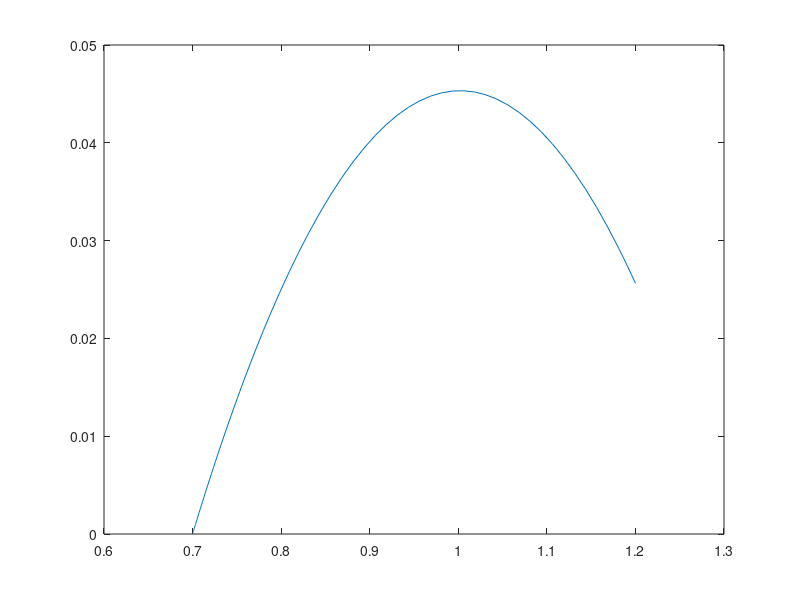

Recreate this plot in MATLAB. (Note: this script raises an error after producing the figure.)
inter = [0.7, 1.2];
f = @(y,t) - y + t.^2 + 1;
y0 = 0;
dfdy = @(y, t) -1;
[x,w] = ode45(f,inter, y0); %Resolucion bill tin
real_value = w(round(end/2)+1);
figure(1);
plot(x,w);

h = 0.1
L = (inter(2)-inter(1))/h;
errors = [];

for (i=1:20)
  i
  L = L * 2;
	[x,w] = rk4(f,inter,y0,L);
##  [x,w] = CN_newton(f,dfdy,0,2,y0,L);
##  [x, w] = euler_atras_nw(f, dfdy, 0, 2, y0, L, 50, 10e-6)
  t = w(round(end/2)+1);
  format long;
	error = abs(t - real_value);
	errors = [errors error];
  figure(2);
  plot(x,w);
  pause(1);
endfor

